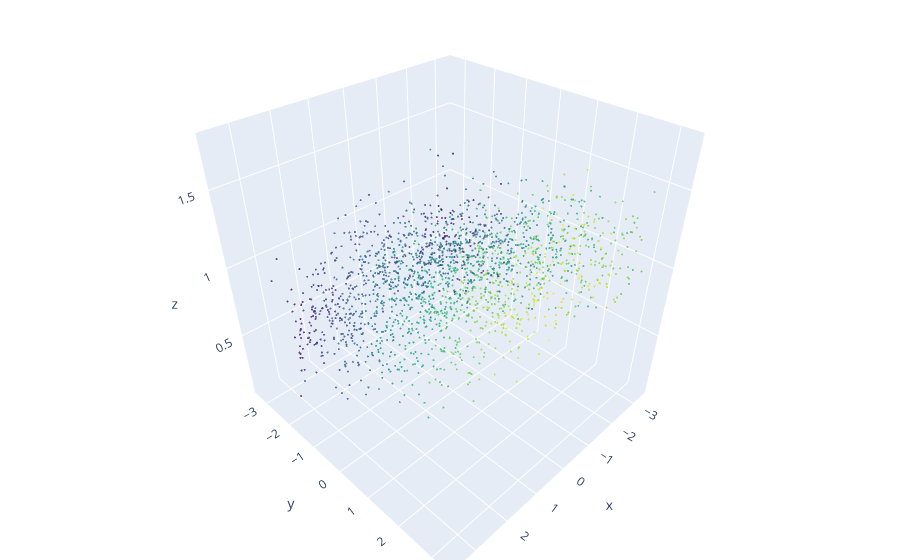

The code cell stored with this chart in its notebook:
### Code cell
## Interactive plot with plotly
data = go.Scatter3d(x = x2, y = y2, z = z2, mode = 'markers', marker = dict(size = 0.7, color = z, colorscale='Viridis', opacity = 0.8))
fig = go.Figure(data = data)

fig.update_layout(margin = dict(l=0, r=0, b=0, t=0))
fig.write_html("noisy_data.html")
fig.show()

### Figure 1 — Plotly figure (JSON) as saved in the notebook; plotly's stock layout.template omitted (floating-point values rounded to 4 significant figures; data arrays with more than 128 entries replaced by an {"elided": "..."} marker saying what was removed)
{"data": [{"marker": {"color": {"elided": "2000 float values"}, "colorscale": [[0, "#440154"], [0.1111, "#482878"], [0.2222, "#3e4989"], [0.3333, "#31688e"], [0.4444, "#26828e"], [0.5556, "#1f9e89"], [0.6667, "#35b779"], [0.7778, "#6ece58"], [0.8889, "#b5de2b"], [1, "#fde725"]], "opacity": 0.8, "size": 0.7}, "mode": "markers", "type": "scatter3d", "x": {"elided": "2000 float values"}, "y": {"elided": "2000 float values"}, "z": {"elided": "2000 float values"}}], "layout": {"margin": {"b": 0, "l": 0, "r": 0, "t": 0}}}
